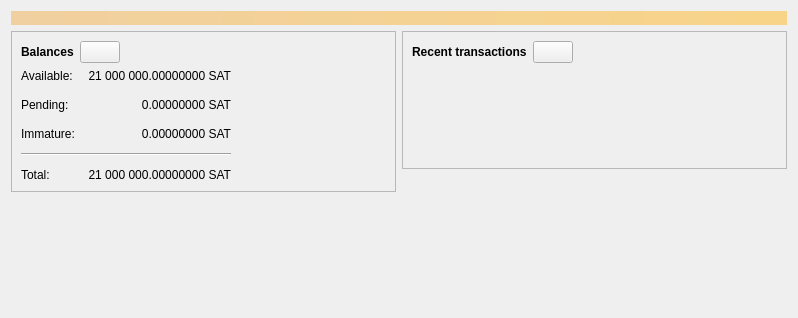
<?xml version="1.0" encoding="UTF-8"?>
<ui version="4.0">
 <class>OverviewPage</class>
 <widget class="QWidget" name="OverviewPage">
  <property name="geometry">
   <rect>
    <x>0</x>
    <y>0</y>
    <width>798</width>
    <height>318</height>
   </rect>
  </property>
  <property name="windowTitle">
   <string>Form</string>
  </property>
  <layout class="QVBoxLayout" name="topLayout">
   <item>
    <widget class="QLabel" name="labelAlerts">
     <property name="visible">
      <bool>false</bool>
     </property>
     <property name="styleSheet">
      <string notr="true">QLabel { background-color: qlineargradient(x1: 0, y1: 0, x2: 1, y2: 0, stop:0 #F0D0A0, stop:1 #F8D488); color:#000000; }</string>
     </property>
     <property name="wordWrap">
      <bool>true</bool>
     </property>
     <property name="margin">
      <number>3</number>
     </property>
     <property name="textInteractionFlags">
      <set>Qt::TextSelectableByMouse</set>
     </property>
    </widget>
   </item>
   <item>
    <layout class="QHBoxLayout" name="horizontalLayout" stretch="1,1">
     <item>
      <layout class="QVBoxLayout" name="verticalLayout_2">
       <item>
        <widget class="QFrame" name="frame">
         <property name="frameShape">
          <enum>QFrame::StyledPanel</enum>
         </property>
         <property name="frameShadow">
          <enum>QFrame::Raised</enum>
         </property>
         <layout class="QVBoxLayout" name="verticalLayout_4">
          <item>
           <layout class="QHBoxLayout" name="horizontalLayout_4">
            <item>
             <widget class="QLabel" name="label_5">
              <property name="font">
               <font>
                <weight>75</weight>
                <bold>true</bold>
               </font>
              </property>
              <property name="text">
               <string>Balances</string>
              </property>
             </widget>
            </item>
            <item>
             <widget class="QPushButton" name="labelWalletStatus">
              <property name="enabled">
               <bool>true</bool>
              </property>
              <property name="maximumSize">
               <size>
                <width>45</width>
                <height>16777215</height>
               </size>
              </property>
              <property name="toolTip">
               <string>The displayed information may be out of date. Your wallet automatically synchronizes with the Saturn network after a connection is established, but this process has not completed yet.</string>
              </property>
              <property name="text">
               <string/>
              </property>
              <property name="icon">
               <iconset resource="../saturn.qrc">
                <normaloff>:/icons/warning</normaloff>
                <disabledoff>:/icons/warning</disabledoff>:/icons/warning</iconset>
              </property>
              <property name="iconSize">
               <size>
                <width>24</width>
                <height>24</height>
               </size>
              </property>
             </widget>
            </item>
            <item>
             <spacer name="horizontalSpacer_3">
              <property name="orientation">
               <enum>Qt::Horizontal</enum>
              </property>
              <property name="sizeHint" stdset="0">
               <size>
                <width>40</width>
                <height>20</height>
               </size>
              </property>
             </spacer>
            </item>
           </layout>
          </item>
          <item>
           <layout class="QGridLayout" name="gridLayout">
            <property name="spacing">
             <number>12</number>
            </property>
            <item row="1" column="1">
             <widget class="QLabel" name="labelUnconfirmed">
              <property name="cursor">
               <cursorShape>IBeamCursor</cursorShape>
              </property>
              <property name="toolTip">
               <string>Total of transactions that have yet to be confirmed, and do not yet count toward the spendable balance</string>
              </property>
              <property name="text">
               <string notr="true">0.00000000 SAT</string>
              </property>
              <property name="alignment">
               <set>Qt::AlignRight|Qt::AlignTrailing|Qt::AlignVCenter</set>
              </property>
              <property name="textInteractionFlags">
               <set>Qt::LinksAccessibleByMouse|Qt::TextSelectableByKeyboard|Qt::TextSelectableByMouse</set>
              </property>
             </widget>
            </item>
            <item row="3" column="0" colspan="2">
             <widget class="Line" name="line">
              <property name="orientation">
               <enum>Qt::Horizontal</enum>
              </property>
             </widget>
            </item>
            <item row="4" column="0">
             <widget class="QLabel" name="labelTotalText">
              <property name="text">
               <string>Total:</string>
              </property>
             </widget>
            </item>
            <item row="2" column="1">
             <widget class="QLabel" name="labelImmature">
              <property name="cursor">
               <cursorShape>IBeamCursor</cursorShape>
              </property>
              <property name="toolTip">
               <string>Mined balance that has not yet matured</string>
              </property>
              <property name="text">
               <string notr="true">0.00000000 SAT</string>
              </property>
              <property name="alignment">
               <set>Qt::AlignRight|Qt::AlignTrailing|Qt::AlignVCenter</set>
              </property>
              <property name="textInteractionFlags">
               <set>Qt::LinksAccessibleByMouse|Qt::TextSelectableByKeyboard|Qt::TextSelectableByMouse</set>
              </property>
             </widget>
            </item>
            <item row="1" column="2">
             <spacer name="horizontalSpacer_2">
              <property name="orientation">
               <enum>Qt::Horizontal</enum>
              </property>
              <property name="sizeHint" stdset="0">
               <size>
                <width>40</width>
                <height>20</height>
               </size>
              </property>
             </spacer>
            </item>
            <item row="2" column="0">
             <widget class="QLabel" name="labelImmatureText">
              <property name="text">
               <string>Immature:</string>
              </property>
             </widget>
            </item>
            <item row="4" column="1">
             <widget class="QLabel" name="labelTotal">
              <property name="cursor">
               <cursorShape>IBeamCursor</cursorShape>
              </property>
              <property name="toolTip">
               <string>Your current total balance</string>
              </property>
              <property name="text">
               <string notr="true">21 000 000.00000000 SAT</string>
              </property>
              <property name="alignment">
               <set>Qt::AlignRight|Qt::AlignTrailing|Qt::AlignVCenter</set>
              </property>
              <property name="textInteractionFlags">
               <set>Qt::LinksAccessibleByMouse|Qt::TextSelectableByKeyboard|Qt::TextSelectableByMouse</set>
              </property>
             </widget>
            </item>
            <item row="0" column="0">
             <widget class="QLabel" name="labelBalanceText">
              <property name="text">
               <string>Available:</string>
              </property>
             </widget>
            </item>
            <item row="0" column="1">
             <widget class="QLabel" name="labelBalance">
              <property name="cursor">
               <cursorShape>IBeamCursor</cursorShape>
              </property>
              <property name="toolTip">
               <string>Your current spendable balance</string>
              </property>
              <property name="text">
               <string notr="true">21 000 000.00000000 SAT</string>
              </property>
              <property name="alignment">
               <set>Qt::AlignRight|Qt::AlignTrailing|Qt::AlignVCenter</set>
              </property>
              <property name="textInteractionFlags">
               <set>Qt::LinksAccessibleByMouse|Qt::TextSelectableByKeyboard|Qt::TextSelectableByMouse</set>
              </property>
             </widget>
            </item>
            <item row="1" column="0">
             <widget class="QLabel" name="labelPendingText">
              <property name="text">
               <string>Pending:</string>
              </property>
             </widget>
            </item>
           </layout>
          </item>
         </layout>
        </widget>
       </item>
       <item>
        <spacer name="verticalSpacer">
         <property name="orientation">
          <enum>Qt::Vertical</enum>
         </property>
         <property name="sizeHint" stdset="0">
          <size>
           <width>20</width>
           <height>40</height>
          </size>
         </property>
        </spacer>
       </item>
      </layout>
     </item>
     <item>
      <layout class="QVBoxLayout" name="verticalLayout_3">
       <item>
        <widget class="QFrame" name="frame_2">
         <property name="frameShape">
          <enum>QFrame::StyledPanel</enum>
         </property>
         <property name="frameShadow">
          <enum>QFrame::Raised</enum>
         </property>
         <layout class="QVBoxLayout" name="verticalLayout">
          <item>
           <layout class="QHBoxLayout" name="horizontalLayout_2">
            <item>
             <widget class="QLabel" name="label_4">
              <property name="font">
               <font>
                <weight>75</weight>
                <bold>true</bold>
               </font>
              </property>
              <property name="text">
               <string>Recent transactions</string>
              </property>
             </widget>
            </item>
            <item>
             <widget class="QPushButton" name="labelTransactionsStatus">
              <property name="enabled">
               <bool>true</bool>
              </property>
              <property name="maximumSize">
               <size>
                <width>45</width>
                <height>16777215</height>
               </size>
              </property>
              <property name="toolTip">
               <string>The displayed information may be out of date. Your wallet automatically synchronizes with the Saturn network after a connection is established, but this process has not completed yet.</string>
              </property>
              <property name="text">
               <string/>
              </property>
              <property name="icon">
               <iconset resource="../saturn.qrc">
                <normaloff>:/icons/warning</normaloff>
                <disabledoff>:/icons/warning</disabledoff>:/icons/warning</iconset>
              </property>
              <property name="iconSize">
               <size>
                <width>24</width>
                <height>24</height>
               </size>
              </property>
             </widget>
            </item>
            <item>
             <spacer name="horizontalSpacer">
              <property name="orientation">
               <enum>Qt::Horizontal</enum>
              </property>
              <property name="sizeHint" stdset="0">
               <size>
                <width>40</width>
                <height>20</height>
               </size>
              </property>
             </spacer>
            </item>
           </layout>
          </item>
          <item>
           <widget class="TransactionOverviewWidget" name="listTransactions">
            <property name="styleSheet">
             <string notr="true">QListView { background: transparent; }</string>
            </property>
            <property name="frameShape">
             <enum>QFrame::NoFrame</enum>
            </property>
            <property name="verticalScrollBarPolicy">
             <enum>Qt::ScrollBarAlwaysOff</enum>
            </property>
            <property name="horizontalScrollBarPolicy">
             <enum>Qt::ScrollBarAlwaysOff</enum>
            </property>
            <property name="sizeAdjustPolicy">
             <enum>QAbstractScrollArea::AdjustToContents</enum>
            </property>
            <property name="selectionMode">
             <enum>QAbstractItemView::NoSelection</enum>
            </property>
            <property name="uniformItemSizes">
             <bool>true</bool>
            </property>
           </widget>
          </item>
         </layout>
        </widget>
       </item>
       <item>
        <spacer name="verticalSpacer_2">
         <property name="orientation">
          <enum>Qt::Vertical</enum>
         </property>
         <property name="sizeHint" stdset="0">
          <size>
           <width>20</width>
           <height>40</height>
          </size>
         </property>
        </spacer>
       </item>
      </layout>
     </item>
    </layout>
   </item>
  </layout>
 </widget>
 <customwidgets>
  <customwidget>
   <class>TransactionOverviewWidget</class>
   <extends>QListView</extends>
   <header>qt/transactionoverviewwidget.h</header>
  </customwidget>
 </customwidgets>
 <resources/>
 <connections/>
</ui>
